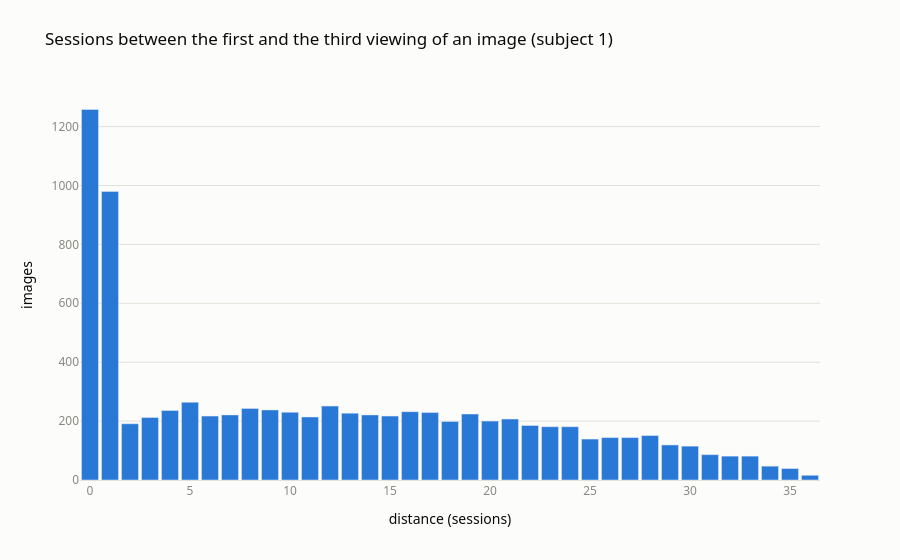

The notebook cell saved with this chart:
### Markdown cell above
## 6. Distance between repetitions of the same image

The repetitions of an image are not consecutive. For images with all 3 repetitions in sessions 1–37, we compute how many sessions pass between the first and the third viewing.

Why it matters: every session is a different scanning day, with a different noise level. When we average the repetitions, we mix measurements from different days.

### Code cell
# [1.6.2] Chart: distribution of the distance
# Sessions between the first and the third viewing
sessions_wide = trials_used.pivot(index="nsdId", columns="rep", values="session")
complete = sessions_wide.dropna()                 # only images with 3 repetitions
gap = (complete[3] - complete[1]).astype(int)     # sessions between first and third viewing

print("Images with 3 repetitions:", len(gap))
print(f"All 3 in the same session: {(gap == 0).mean():.1%}")
gap.describe().round(1).to_frame("distance (sessions)").T

gap_count = gap.value_counts().sort_index()

fig = go.Figure()
fig.add_bar(
    x=gap_count.index,
    y=gap_count.values,
    marker=dict(color=BLUE),
    hovertemplate="distance of %{x} sessions: %{y} images<extra></extra>",
)
fig.update_layout(bargap=0.15)
style(fig,
      title="Sessions between the first and the third viewing of an image (subject 1)",
      xaxis_title="distance (sessions)",
      yaxis_title="images")
fig.show()

### Figure 1 — Plotly figure (JSON) as saved in the notebook; plotly's stock layout.template omitted (floating-point values rounded to 4 significant figures)
{"data": [{"hovertemplate": "distance of %{x} sessions: %{y} images<extra></extra>", "marker": {"color": "#2a78d6"}, "type": "bar", "x": [0, 1, 2, 3, 4, 5, 6, 7, 8, 9, 10, 11, 12, 13, 14, 15, 16, 17, 18, 19, 20, 21, 22, 23, 24, 25, 26, 27, 28, 29, 30, 31, 32, 33, 34, 35, 36], "y": [1258, 980, 191, 212, 236, 264, 217, 221, 243, 238, 230, 214, 251, 227, 221, 217, 232, 229, 199, 224, 200, 207, 185, 181, 181, 139, 144, 144, 151, 119, 115, 86, 81, 81, 47, 39, 16]}], "layout": {"bargap": 0.15, "font": {"color": "#0b0b0b", "family": "system-ui, 'Segoe UI', sans-serif"}, "legend": {"orientation": "h", "x": 0, "y": 1.02, "yanchor": "bottom"}, "margin": {"t": 90}, "paper_bgcolor": "#fcfcfb", "plot_bgcolor": "#fcfcfb", "title": {"text": "Sessions between the first and the third viewing of an image (subject 1)"}, "xaxis": {"linecolor": "#e1e0d9", "showgrid": false, "tickfont": {"color": "#898781"}, "title": {"text": "distance (sessions)"}}, "yaxis": {"gridcolor": "#e1e0d9", "tickfont": {"color": "#898781"}, "title": {"text": "images"}, "zeroline": false}}}
